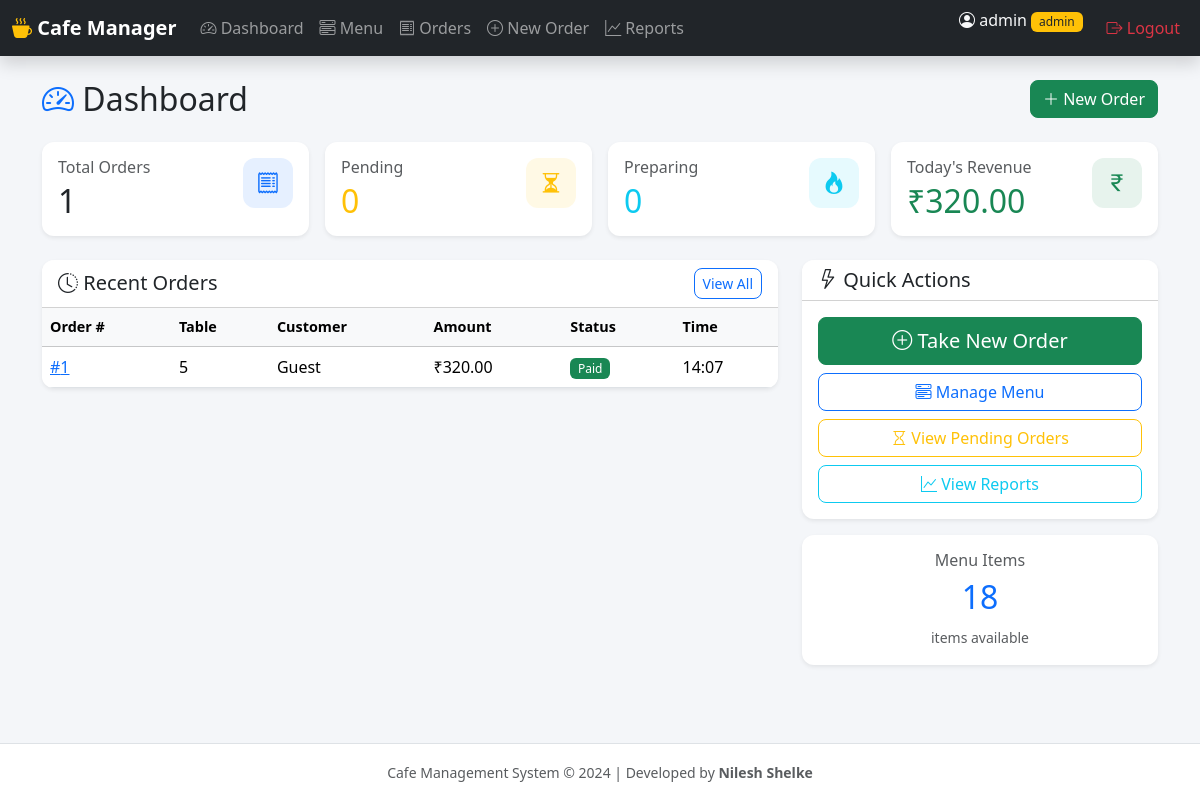
The page /dashboard (signed in) on the database its author committed.
### app.py (models this page shows)
class Order(db.Model):
    id = db.Column(db.Integer, primary_key=True)
    table_number = db.Column(db.String(20), nullable=False)
    customer_name = db.Column(db.String(100), default='Guest')
    status = db.Column(db.String(20), default='Pending')  # Pending, Preparing, Served, Paid, Cancelled
    total_amount = db.Column(db.Float, default=0.0)
    created_at = db.Column(db.DateTime, default=datetime.utcnow)
    updated_at = db.Column(db.DateTime, default=datetime.utcnow, onupdate=datetime.utcnow)
    items = db.relationship('OrderItem', backref='order', lazy=True, cascade='all, delete-orphan')

### app.py (the view)
@app.route('/dashboard')
@login_required
def dashboard():
    total_orders = Order.query.count()
    pending_orders = Order.query.filter_by(status='Pending').count()
    preparing_orders = Order.query.filter_by(status='Preparing').count()
    today = datetime.utcnow().date()
    today_orders = Order.query.filter(db.func.date(Order.created_at) == today).all()
    today_revenue = sum(o.total_amount for o in today_orders if o.status == 'Paid')
    recent_orders = Order.query.order_by(Order.created_at.desc()).limit(8).all()
    menu_count = MenuItem.query.count()
    return render_template('dashboard.html',
                           total_orders=total_orders,
                           pending_orders=pending_orders,
                           preparing_orders=preparing_orders,
                           today_revenue=today_revenue,
                           recent_orders=recent_orders,
                           menu_count=menu_count)

### app.py (called while the page is built)
def login_required(f):
    from functools import wraps
    @wraps(f)
    def decorated_function(*args, **kwargs):
        if 'user_id' not in session:
            flash('Please login to continue.', 'warning')
            return redirect(url_for('login'))
        return f(*args, **kwargs)
    return decorated_function

### templates/dashboard.html (shortened to what this page needs)
{% extends "base.html" %}
{% block content %}
<div class="container">
    <div class="d-flex justify-content-between align-items-center mb-4">
        <h2 class="mb-0"><i class="bi bi-speedometer2 text-primary"></i> Dashboard</h2>
        <a href="{{ url_for('new_order') }}" class="btn btn-success">
            <i class="bi bi-plus-lg"></i> New Order
        </a>
    </div>
    <div class="row g-3 mb-4">
        <div class="col-md-3">
            <div class="card stat-card border-0 shadow-sm h-100">
                <div class="card-body">
                    <div class="d-flex justify-content-between">
                        <div>
                            <h6 class="text-muted mb-1">Total Orders</h6>
                            <h2 class="mb-0">{{ total_orders }}</h2>
                        </div>
                        <div class="stat-icon bg-primary bg-opacity-10 text-primary">
                            <i class="bi bi-receipt"></i>
                        </div>
                    </div>
                </div>
            </div>
        </div>
        <div class="col-md-3">
            <div class="card stat-card border-0 shadow-sm h-100">
                <div class="card-body">
                    <div class="d-flex justify-content-between">
                        <div>
                            <h6 class="text-muted mb-1">Pending</h6>
                            <h2 class="mb-0 text-warning">{{ pending_orders }}</h2>
                        </div>
                        <div class="stat-icon bg-warning bg-opacity-10 text-warning">
                            <i class="bi bi-hourglass-split"></i>
                        </div>
                    </div>
                </div>
            </div>
        </div>
        <div class="col-md-3">
            <div class="card stat-card border-0 shadow-sm h-100">
                <div class="card-body">
                    <div class="d-flex justify-content-between">
                        <div>
                            <h6 class="text-muted mb-1">Preparing</h6>
                            <h2 class="mb-0 text-info">{{ preparing_orders }}</h2>
                        </div>
                        <div class="stat-icon bg-info bg-opacity-10 text-info">
                            <i class="bi bi-fire"></i>
                        </div>
                    </div>
                </div>
            </div>
        </div>
        <div class="col-md-3">
            <div class="card stat-card border-0 shadow-sm h-100">
                <div class="card-body">
                    <div class="d-flex justify-content-between">
                        <div>
                            <h6 class="text-muted mb-1">Today's Revenue</h6>
                            <h2 class="mb-0 text-success">₹{{ "%.2f"|format(today_revenue) }}</h2>
                        </div>
                        <div class="stat-icon bg-success bg-opacity-10 text-success">
                            <i class="bi bi-currency-rupee"></i>
                        </div>
                    </div>
                </div>
            </div>
        </div>
    </div>
    <div class="row">
        <div class="col-lg-8">
            <div class="card border-0 shadow-sm">
                <div class="card-header bg-white d-flex justify-content-between align-items-center">
                    <h5 class="mb-0"><i class="bi bi-clock-history"></i> Recent Orders</h5>
                    <a href="{{ url_for('orders') }}" class="btn btn-sm btn-outline-primary">View All</a>
                </div>
                <div class="card-body p-0">
                    <div class="table-responsive">
                        <table class="table table-hover mb-0">
                            <thead class="table-light">
                                <tr>
                                    <th>Order #</th>
                                    <th>Table</th>
                                    <th>Customer</th>
                                    <th>Amount</th>
                                    <th>Status</th>
                                    <th>Time</th>
                                </tr>
                            </thead>
                            <tbody>
                                {% for order in recent_orders %}
                                <tr>
                                    <td><a href="{{ url_for('order_detail', order_id=order.id) }}">#{{ order.id }}</a></td>
                                    <td>{{ order.table_number }}</td>
                                    <td>{{ order.customer_name }}</td>
                                    <td>₹{{ "%.2f"|format(order.total_amount) }}</td>
                                    <td>
                                        {% if order.status == 'Pending' %}
                                        <span class="badge bg-warning text-dark">{{ order.status }}</span>
                                        {% elif order.status == 'Preparing' %}
                                        <span class="badge bg-info">{{ order.status }}</span>
                                        {% elif order.status == 'Served' %}
                                        <span class="badge bg-primary">{{ order.status }}</span>
                                        {% elif order.status == 'Paid' %}
                                        <span class="badge bg-success">{{ order.status }}</span>
                                        {% else %}
                                        <span class="badge bg-secondary">{{ order.status }}</span>
                                        {% endif %}
                                    </td>
                                    <td>{{ order.created_at.strftime('%H:%M') }}</td>
                                </tr>
                                {% else %}
                                <tr>
                                    <td colspan="6" class="text-center text-muted py-4">No orders yet. Create your first order!</td>
                                </tr>
                                {% endfor %}
                            </tbody>
                        </table>
                    </div>
                </div>
            </div>
        </div>
        <div class="col-lg-4">
            <div class="card border-0 shadow-sm">
                <div class="card-header bg-white">
                    <h5 class="mb-0"><i class="bi bi-lightning"></i> Quick Actions</h5>
                </div>
                <div class="card-body d-grid gap-2">
                    <a href="{{ url_for('new_order') }}" class="btn btn-success btn-lg">
                        <i class="bi bi-plus-circle"></i> Take New Order
                    </a>
                    <a href="{{ url_for('menu') }}" class="btn btn-outline-primary">
                        <i class="bi bi-menu-button-wide"></i> Manage Menu
                    </a>
                    <a href="{{ url_for('orders', status='Pending') }}" class="btn btn-outline-warning">
                        <i class="bi bi-hourglass"></i> View Pending Orders
                    </a>
                    <a href="{{ url_for('reports') }}" class="btn btn-outline-info">
                        <i class="bi bi-graph-up"></i> View Reports
                    </a>
                </div>
            </div>
            <div class="card border-0 shadow-sm mt-3">
                <div class="card-body text-center">
                    <h6 class="text-muted">Menu Items</h6>
                    <h2 class="text-primary">{{ menu_count }}</h2>
                    <small class="text-muted">items available</small>
                </div>
            </div>
        </div>
    </div>
</div>
{% endblock %}

### static/css/style.css (style rules this page uses)
body { background-color: #f4f6f9; min-height: 100vh; display: flex; flex-direction: column; }
.stat-card { transition: transform 0.2s ease, box-shadow 0.2s ease; }
.stat-icon { width: 50px; height: 50px; border-radius: 12px; display: flex; align-items: center; justify-content: center; font-size: 1.4rem; }
.table th { font-weight: 600; font-size: 0.9rem; }
.card { border-radius: 12px; overflow: hidden; }
.card-header { font-weight: 600; }
.btn { border-radius: 8px; }
.badge { font-weight: 500; }

### rows shown on the page
Order: id "1", table_number "5", customer_name "Guest", total_amount "320.00", status "Paid", created_at "14:07"

### other values the page prints
{{ session.get('username') }} "admin"
{{ session.get('role') }} "admin"
{{ total_orders }} "1"
{{ pending_orders }} "0"
{{ preparing_orders }} "0"
{{ "%.2f"|format(today_revenue) }} "320.00"
{{ menu_count }} "18"
